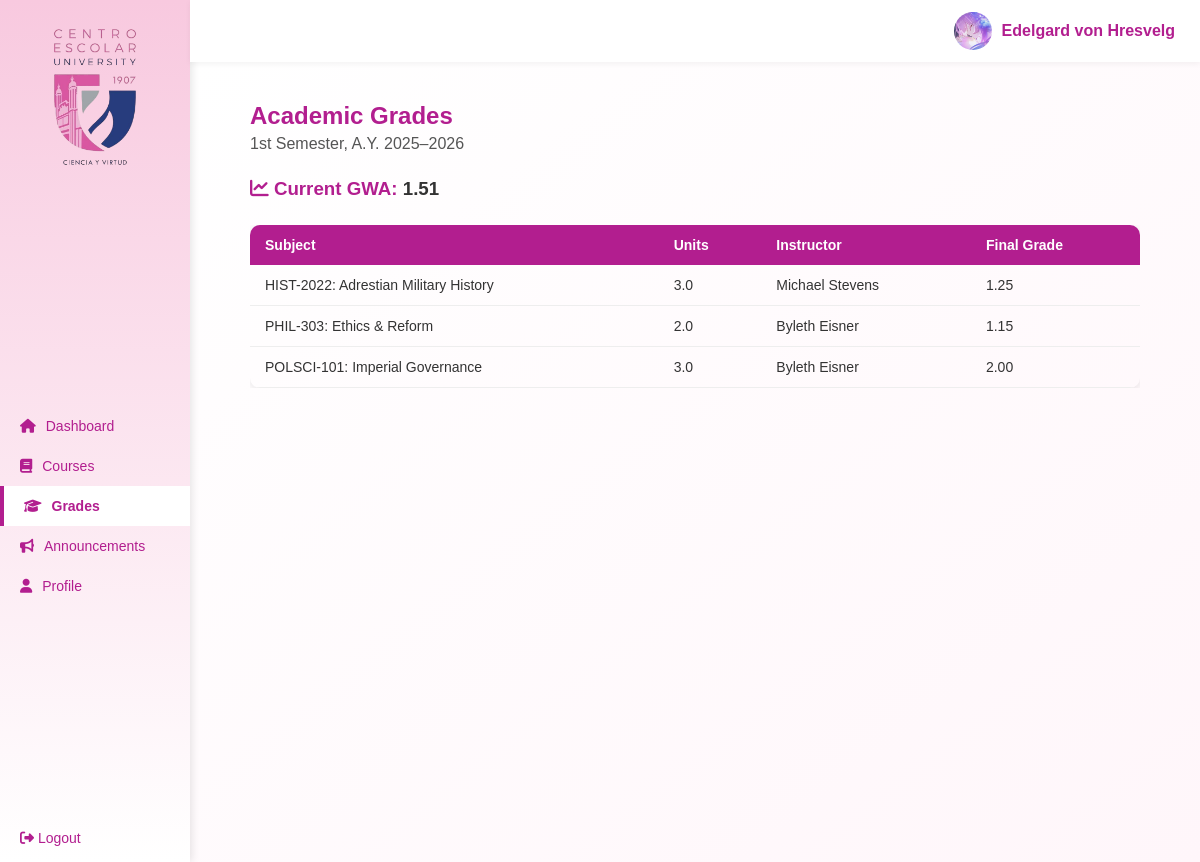
Page /StudentView/grades_st.php (signed in) on the committed database.
### tables this page shows
CREATE TABLE `users` (
  `user_id` int NOT NULL,
  `username` varchar(50) NOT NULL,
  `password` varchar(255) NOT NULL,
  `full_name` varchar(100) DEFAULT NULL,
  `email` varchar(100) DEFAULT NULL,
  `role` enum('student','teacher','admin') DEFAULT 'student',
  `profile_pic` varchar(255) DEFAULT NULL,
  `created_at` datetime DEFAULT CURRENT_TIMESTAMP,
  `updated_at` datetime DEFAULT CURRENT_TIMESTAMP ON UPDATE CURRENT_TIMESTAMP,
  `about_me` text
);

CREATE TABLE `grades` (
  `grade_id` int NOT NULL,
  `student_id` int DEFAULT NULL,
  `course_id` int DEFAULT NULL,
  `grade` decimal(3,2) DEFAULT NULL,
  `encoded_by` int DEFAULT NULL,
  `date_encoded` datetime DEFAULT CURRENT_TIMESTAMP
);

CREATE TABLE `courses` (
  `course_id` int NOT NULL,
  `course_code` varchar(20) DEFAULT NULL,
  `course_name` varchar(100) DEFAULT NULL,
  `units` decimal(3,1) DEFAULT NULL,
  `teacher_id` int DEFAULT NULL,
  `semester` varchar(20) DEFAULT NULL,
  `schedule_day` varchar(50) DEFAULT NULL,
  `schedule_time` varchar(50) DEFAULT NULL,
  `description` text
);

### StudentView/grades_st.php (the view, shortened to what this page needs)
<?php
include("../config/db_connect.php");
$user_id    = $_SESSION['user_id'];
$full_name  = $_SESSION['full_name'] ?? "Student";
$stmt = $conn->prepare("SELECT profile_pic FROM users WHERE user_id = ?");
$stmt->bind_param("i", $user_id);
$stmt->execute();
$stmt->bind_result($profile_pic);
$avatar = (!empty($profile_pic))
    ? "../uploads/" . htmlspecialchars($profile_pic)
    : "images/ProfilePic.png";
$stmt = $conn->prepare("
  SELECT
    c.course_code,
    c.course_name,
    c.units,
    u.full_name AS instructor_name,
    g.grade
  FROM grades g
  JOIN courses c ON g.course_id = c.course_id
  LEFT JOIN users u ON c.teacher_id = u.user_id
  WHERE g.student_id = ?
  ORDER BY c.course_code
");
$stmt->bind_param("i", $user_id);
$stmt->execute();
$grades = $stmt->get_result();
$stmt = $conn->prepare("
  SELECT
    ROUND(SUM(g.grade * c.units) / SUM(c.units), 2) AS gwa
  FROM grades g
  JOIN courses c ON g.course_id = c.course_id
  WHERE g.student_id = ? AND g.grade IS NOT NULL
");
$stmt->bind_param("i", $user_id);
$stmt->execute();
$result = $stmt->get_result()->fetch_assoc();
$gwa = $result['gwa'] ?? "N/A";
?>
<!DOCTYPE html>
<html lang="en">
<head>
  <link rel="stylesheet" href="CSS/format.css">
  <link rel="stylesheet" href="https://cdnjs.cloudflare.com/ajax/libs/font-awesome/6.5.0/css/all.min.css">
</head>
<body>
<div class="portal-layout">
  <?php include('sidebar_st.php'); ?>
  <main class="main-content">
    <header class="topbar">
      <div class="profile-section">
        <img src="<?= $avatar ?>" class="avatar">
        <span class="profile-name"><?= htmlspecialchars($full_name) ?></span>
      </div>
    </header>
    <section class="dashboard-body">
      <h1>Academic Grades</h1>
      <p class="semester-text">1st Semester, A.Y. 2025–2026</p>
      <div class="gwa-summary">
        <h3><i class="fa-solid fa-chart-line"></i> Current GWA:
          <span class="gwa-value"><?= htmlspecialchars($gwa) ?></span>
        </h3>
      </div>
      <div class="grades-table-container">
        <table class="grades-table">
          <thead>
            <tr>
              <th>Subject</th>
              <th>Units</th>
              <th>Instructor</th>
              <th>Final Grade</th>
            </tr>
          </thead>
          <tbody>
            <?php if ($grades->num_rows > 0): ?>
              <?php while ($row = $grades->fetch_assoc()): ?>
                <tr>
                  <td><?= htmlspecialchars($row['course_code'] . ": " . $row['course_name']) ?></td>
                  <td><?= htmlspecialchars($row['units']) ?></td>
                  <td><?= htmlspecialchars($row['instructor_name'] ?? 'TBA') ?></td>
                  <td><?= htmlspecialchars($row['grade'] ?? 'N/A') ?></td>
                </tr>
              <?php endwhile; ?>
            <?php else: ?>
              <tr>
                <td colspan="4" style="text-align:center; font-style:italic;">No grades recorded.</td>
              </tr>
            <?php endif; ?>
          </tbody>
        </table>
      </div>
    </section>
  </main>
</div>
</body>
</html>

### StudentView/CSS/format.css (style rules this page uses)
* { box-sizing: border-box; margin: 0; padding: 0; font-family: Arial, sans-serif; }
html, body { height: 100%; background-color: #fff; }
.portal-layout { display: flex; min-height: 100vh; }
.main-content { margin-left: 190px; width: calc(100% - 190px); display: flex; flex-direction: column; }
.topbar { background: #fff; display: flex; justify-content: space-between; align-items: center; padding: 12px 25px; box-shadow: 0 2px 6px rgba(0, 0, 0, 0.05); position: sticky; top: 0; z-index: 10; }
.profile-section { display: flex; align-items: center; gap: 10px; }
.avatar { width: 38px; height: 38px; border-radius: 50%; object-fit: cover; }
.profile-name { color: #b21e8f; font-weight: bold; }
.dashboard-body { padding: 40px 60px; background: linear-gradient(to bottom right, #fff, #fff6fa); min-height: 100vh; }
.dashboard-body h1 { color: #b21e8f; margin-bottom: 5px; }
.semester-text { color: #555; margin-bottom: 25px; }
.gwa-summary { margin-bottom: 25px; }
.gwa-summary h3 { color: #b21e8f; font-weight: bold; }
.gwa-value { color: #333; }
.grades-table-container { overflow-x: auto; margin-top: 10px; }
.grades-table { width: 100%; border-collapse: collapse; border-radius: 10px; overflow: hidden; box-shadow: 0 2px 10px rgba(0, 0, 0, 0.1); }
.grades-table th { background-color: #b21e8f; color: white; padding: 12px 15px; text-align: left; font-size: 14px; }
.grades-table td { padding: 12px 15px; border-bottom: 1px solid #eee; font-size: 14px; color: #333; }

### rows in the picture
users: profile_pic (picture)
grades: course.course_name "HIST-2022: Adrestian Military History", course.units "3.0", users.full_name "Michael Stevens", grade "1.25"
grades: course.course_name "PHIL-303: Ethics & Reform", course.units "2.0", users.full_name "Byleth Eisner", grade "1.15"
grades: course.course_name "POLSCI-101: Imperial Governance", course.units "3.0", users.full_name "Byleth Eisner", grade "2.00"

### other values in the picture
$full_name "Edelgard von Hresvelg"
$gwa "1.51"
